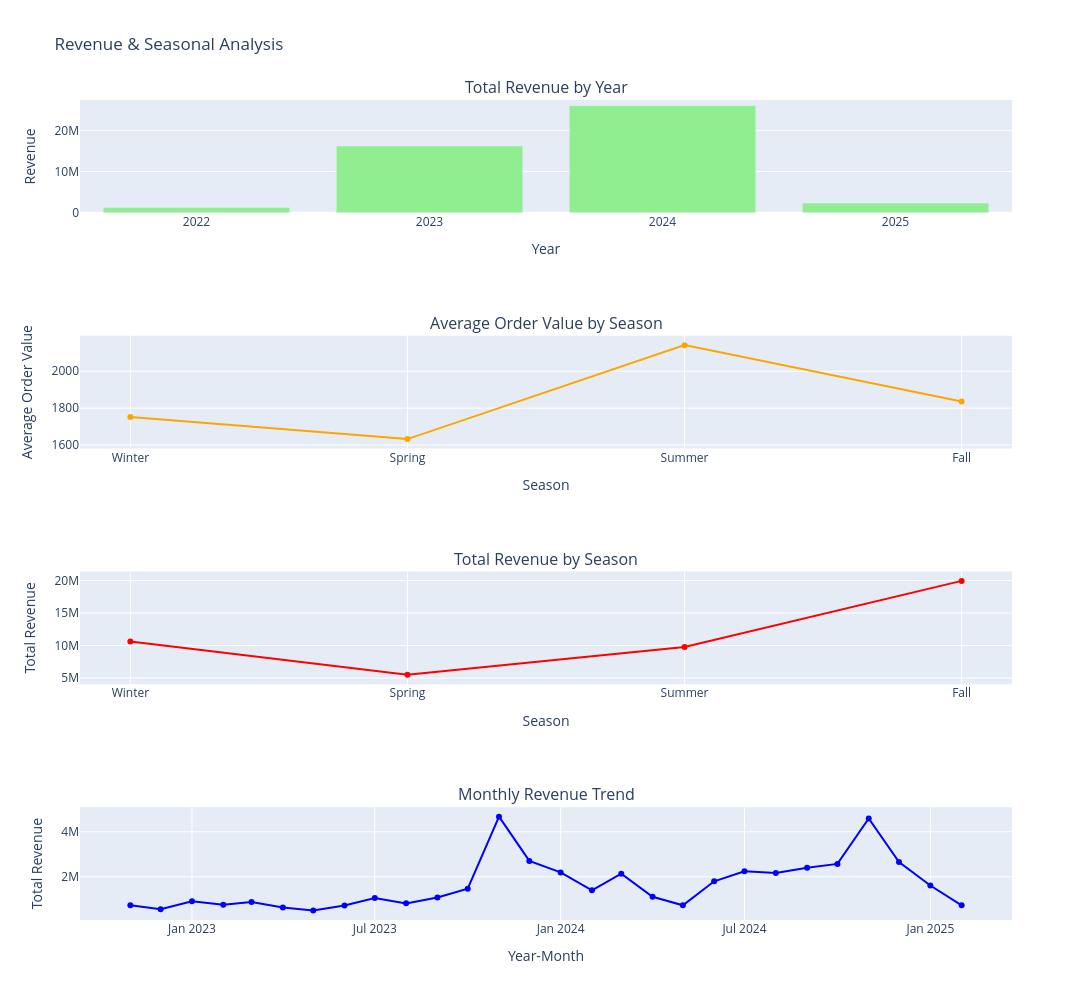

Here is the notebook cell this chart was saved with:
### Code cell
yearly_orders.index = yearly_orders.index.astype(str)
seasonal_analysis.index = seasonal_analysis.index.astype(str)
monthly_trend.index = monthly_trend.index.astype(str)

fig = sp.make_subplots(
    rows=4, cols=1, 
    subplot_titles=[
        "Total Revenue by Year",
        "Average Order Value by Season",
        "Total Revenue by Season",
        "Monthly Revenue Trend"
    ],
    vertical_spacing=0.15
)

fig.add_trace(
    go.Bar(x=yearly_orders.index, y=yearly_orders['Total'], marker_color="lightgreen", name="Total Revenue"),
    row=1, col=1
)

fig.add_trace(
    go.Scatter(x=seasonal_analysis.index, y=seasonal_analysis['Total']['mean'], 
               mode='lines+markers', line=dict(color="orange"), name="Avg Order Value"),
    row=2, col=1
)

fig.add_trace(
    go.Scatter(x=seasonal_analysis.index, y=seasonal_analysis['Total']['sum'], 
               mode='lines+markers', line=dict(color="red"), name="Total Revenue"),
    row=3, col=1
)

fig.add_trace(
    go.Scatter(x=monthly_trend.index, y=monthly_trend['Total'], 
               mode='lines+markers', line=dict(color="blue"), name="Monthly Revenue"),
    row=4, col=1
)

fig.update_layout(
    height=1000, width=1280, 
    title="Revenue & Seasonal Analysis",
    showlegend=False,  
    xaxis4=dict(title="Year-Month"),
    xaxis3=dict(title="Season"),
    xaxis2=dict(title="Season"),
    xaxis1=dict(title="Year"),
    yaxis1=dict(title="Revenue"),
    yaxis2=dict(title="Average Order Value"),
    yaxis3=dict(title="Total Revenue"),
    yaxis4=dict(title="Total Revenue"),
)

fig.show()

### Figure 1 — Plotly figure (JSON) as saved in the notebook; plotly's stock layout.template omitted (floating-point values rounded to 4 significant figures)
{"data": [{"marker": {"color": "lightgreen"}, "name": "Total Revenue", "type": "bar", "x": ["2022", "2023", "2024", "2025"], "xaxis": "x", "y": [1294000.0, 16190000.0, 26000000.0, 2342000.0], "yaxis": "y"}, {"line": {"color": "orange"}, "mode": "lines+markers", "name": "Avg Order Value", "type": "scatter", "x": ["Winter", "Spring", "Summer", "Fall"], "xaxis": "x2", "y": [1751.0, 1632.0, 2142.0, 1836.0], "yaxis": "y2"}, {"line": {"color": "red"}, "mode": "lines+markers", "name": "Total Revenue", "type": "scatter", "x": ["Winter", "Spring", "Summer", "Fall"], "xaxis": "x3", "y": [10610000.0, 5491000.0, 9774000.0, 19950000.0], "yaxis": "y3"}, {"line": {"color": "blue"}, "mode": "lines+markers", "name": "Monthly Revenue", "type": "scatter", "x": ["2022-11", "2022-12", "2023-01", "2023-02", "2023-03", "2023-04", "2023-05", "2023-06", "2023-07", "2023-08", "2023-09", "2023-10", "2023-11", "2023-12", "2024-01", "2024-02", "2024-03", "2024-04", "2024-05", "2024-06", "2024-07", "2024-08", "2024-09", "2024-10", "2024-11", "2024-12", "2025-01", "2025-02"], "xaxis": "x4", "y": [733900.0, 560200.0, 907400.0, 754000.0, 880300.0, 629600.0, 495100.0, 725800.0, 1058000.0, 817300.0, 1076000.0, 1471000.0, 4673000.0, 2704000.0, 2194000.0, 1400000.0, 2135000.0, 1111000.0, 731100.0, 1798000.0, 2244000.0, 2172000.0, 2406000.0, 2572000.0, 4589000.0, 2651000.0, 1613000.0, 729100.0], "yaxis": "y4"}], "layout": {"annotations": [{"font": {"size": 16}, "showarrow": false, "text": "Total Revenue by Year", "x": 0.5, "xanchor": "center", "xref": "paper", "y": 1, "yanchor": "bottom", "yref": "paper"}, {"font": {"size": 16}, "showarrow": false, "text": "Average Order Value by Season", "x": 0.5, "xanchor": "center", "xref": "paper", "y": 0.7125, "yanchor": "bottom", "yref": "paper"}, {"font": {"size": 16}, "showarrow": false, "text": "Total Revenue by Season", "x": 0.5, "xanchor": "center", "xref": "paper", "y": 0.425, "yanchor": "bottom", "yref": "paper"}, {"font": {"size": 16}, "showarrow": false, "text": "Monthly Revenue Trend", "x": 0.5, "xanchor": "center", "xref": "paper", "y": 0.1375, "yanchor": "bottom", "yref": "paper"}], "height": 1000, "showlegend": false, "title": {"text": "Revenue & Seasonal Analysis"}, "width": 1280, "xaxis": {"anchor": "y", "domain": [0, 1], "title": {"text": "Year"}}, "xaxis2": {"anchor": "y2", "domain": [0, 1], "title": {"text": "Season"}}, "xaxis3": {"anchor": "y3", "domain": [0, 1], "title": {"text": "Season"}}, "xaxis4": {"anchor": "y4", "domain": [0, 1], "title": {"text": "Year-Month"}}, "yaxis": {"anchor": "x", "domain": [0.8625, 1], "title": {"text": "Revenue"}}, "yaxis2": {"anchor": "x2", "domain": [0.575, 0.7125], "title": {"text": "Average Order Value"}}, "yaxis3": {"anchor": "x3", "domain": [0.2875, 0.425], "title": {"text": "Total Revenue"}}, "yaxis4": {"anchor": "x4", "domain": [0, 0.1375], "title": {"text": "Total Revenue"}}}}
